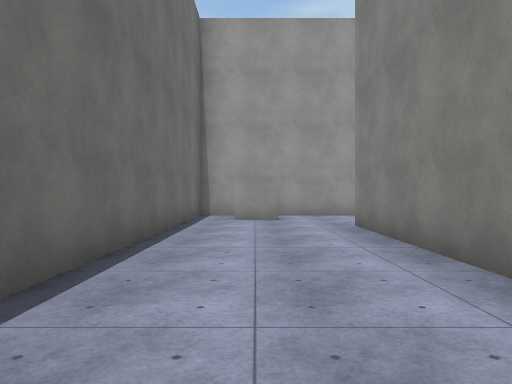
View 1 (above)

24 first-person views from a walk through a Unity game level. The camera is 1.3 m above the floor, looks level and sees 70° across. The floor is counted in squares, 2 m on a side. Each view is taken from the middle of a square. On the plan, view 1 faces up. The plan holds only what a view shows up to about 11 squares ahead; the rest is blank. Surface patterns are stand-ins for the level's own textures.

View 2
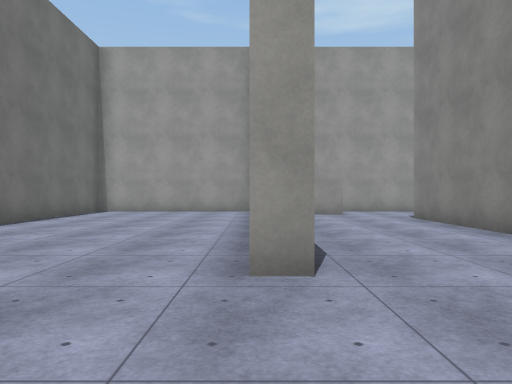

View 3
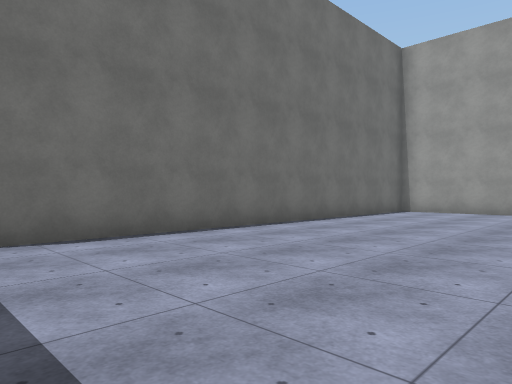

View 4
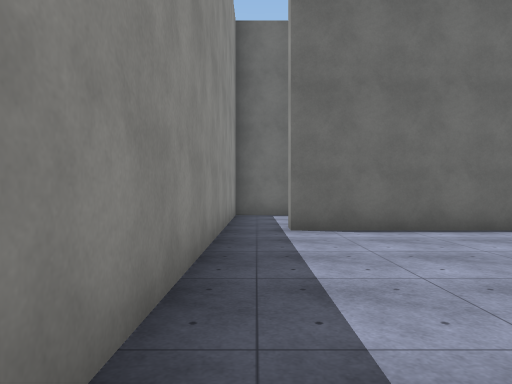

View 5
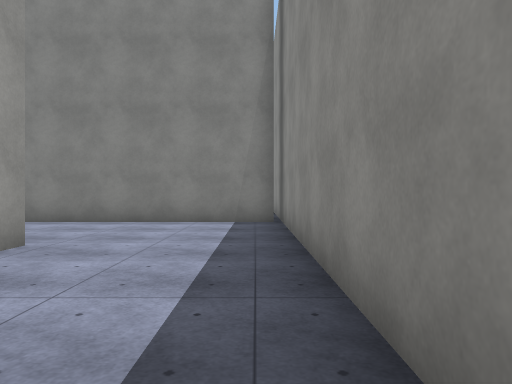

View 6
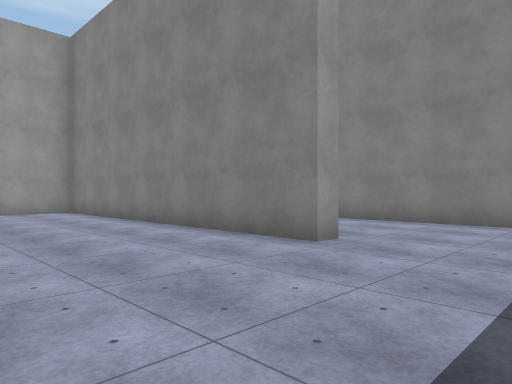

View 7
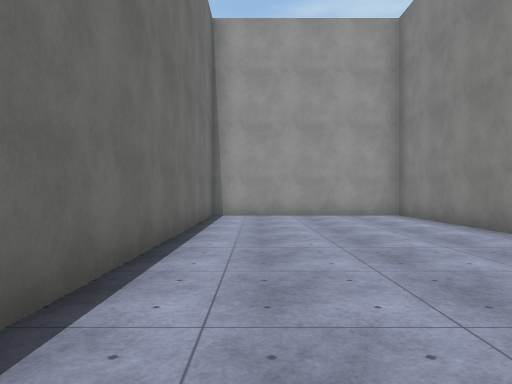

View 8
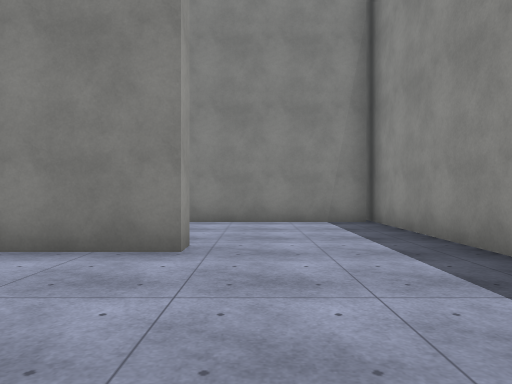

View 9
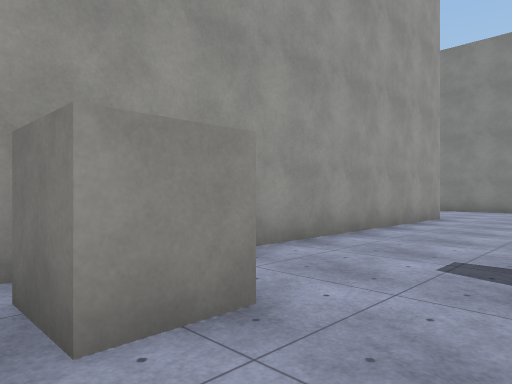

View 10
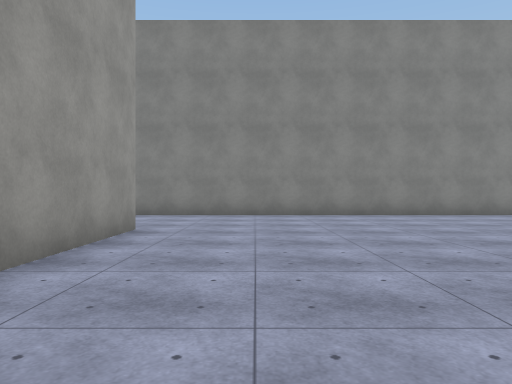

View 11
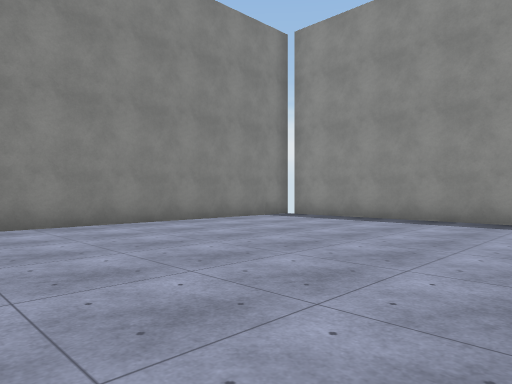

View 12
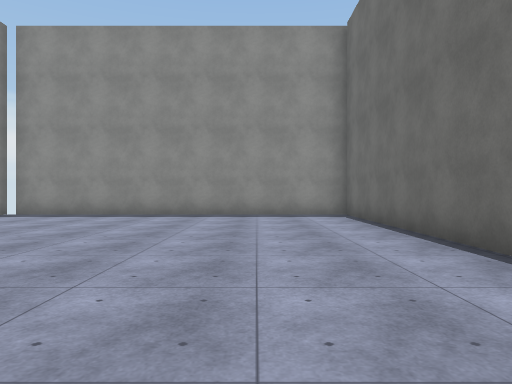

View 13
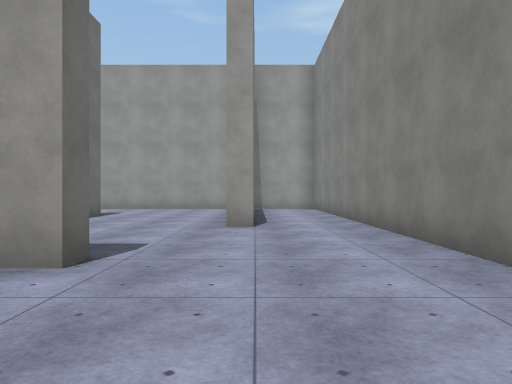

View 14
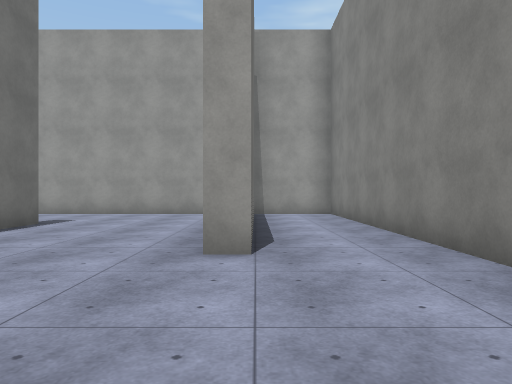

View 15
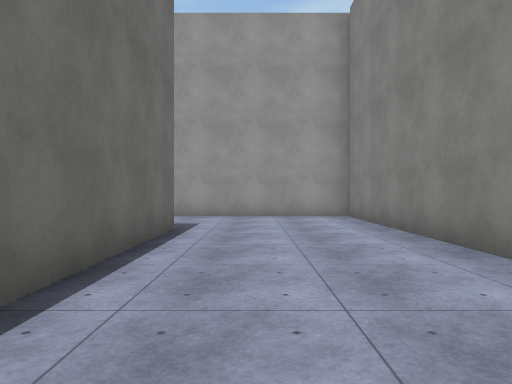

View 16
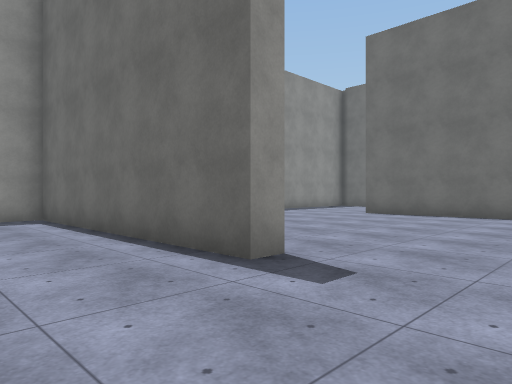

View 17
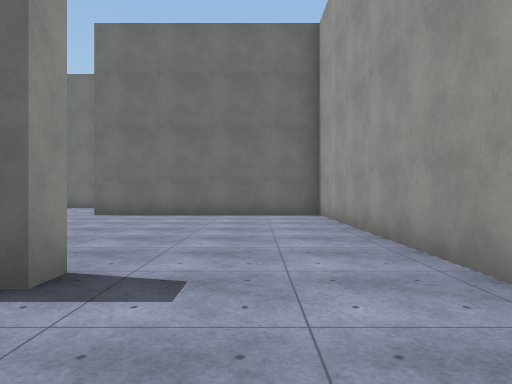

View 18
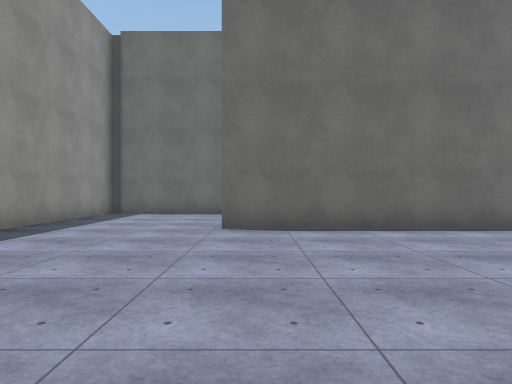

View 19
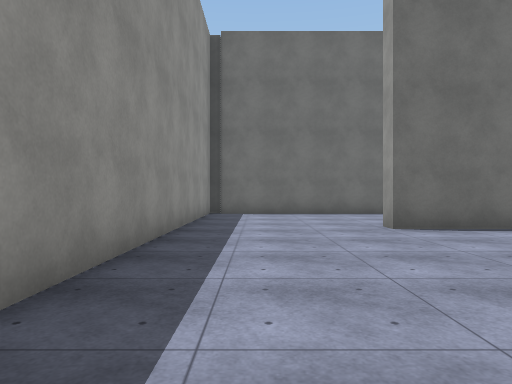

View 20
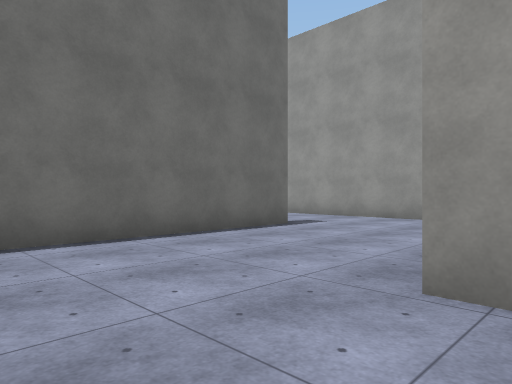

View 21
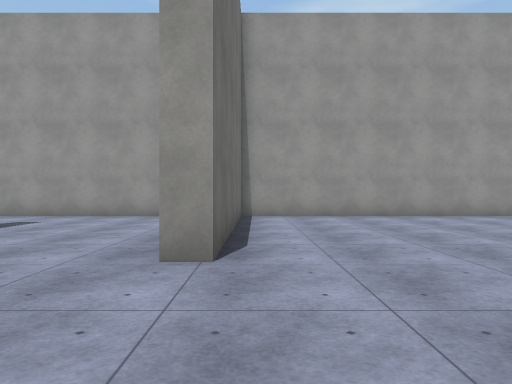

View 22
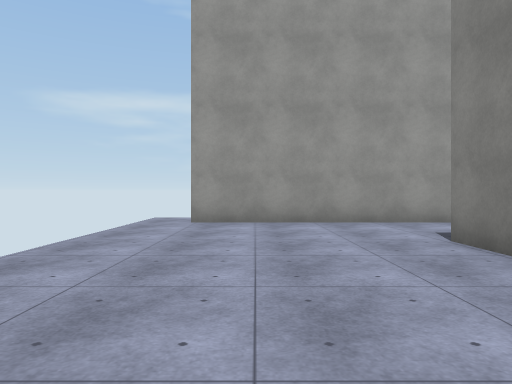

View 23
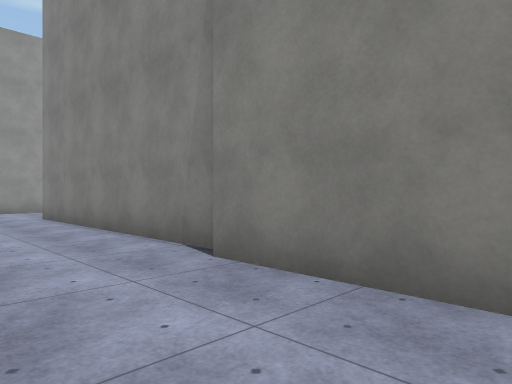

View 24
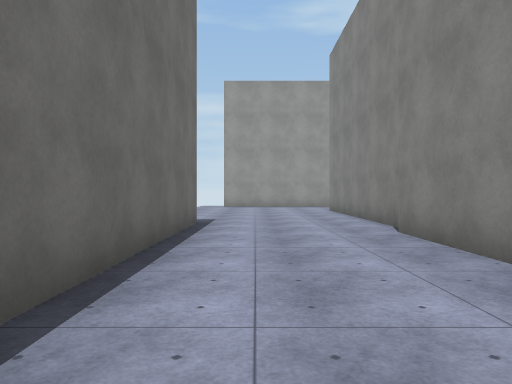

### Floor plan
Points are (right, up) in squares from view 1. A wall is a line through its corners. A room is listed if a view was taken in it or the views show most of it. See-through windows are left out.
Room 1 (views 1, 2, 3, 4, 5, 6, 7, 8, 9, 10)
walls: (-1.5, 0.8) (-2, 0.8) (-2, 10.1) (-7.2, 10.1) (-7.2, -1.5); (-7.5, -2.6) (2, -2.6); (1.9, -2.5) (1.9, 7.1); (2.5, 10.1) (-1.5, 10.1) (-1.5, 2.1)
ways out: opening at (-7, -2) to room 2; opening at (2, 8.5) to room 2
objects: other object (0, 9)
Room 2 (views 11, 12, 13, 14, 15, 16, 17, 18, 19, 20, 21, 22, 23, 24)
walls: (2.4, 4.4) (2.4, -2.4); (8.4, 10.6) (8.4, 10.1) (2.5, 10.1); (5, 17.5) (5.6, 17.5) (5.6, 10.6) (6.4, 10.6); (-7, 10.6) (2, 10.6); (-7.4, 11.2) (-7.4, 17.9); (-7.7, 8.2) (-7.7, 11); (9.5, 14.5) (9.5, 20.6); (10, 13.8) (9.4, 13.8); (-6.9, 17.9) (-6.9, 10.9); (10, 17.1) (10, 16.4); (-4.5, 20.8) (-11.5, 20.8); (-11.2, 12.8) (-11.2, 6.8); (2, -2.6) (12.2, -2.6) (12.2, 20.8) (-2.4, 20.8) (-2.4, 14.4) (-3, 14.4); (-11.2, -1) (-11.2, -2.6) (-7.5, -2.6)
ways out: opening at (-7, -2) to room 1; opening at (2, 8.5) to room 1; opening at (-12, 21); gap at (12, -3)

Positions as (right, up) in squares from view 1, and headings:
1: (0, 0), facing up
2: (-2, -2), facing up
3: (-2, -2), facing up-left
4: (-1, -2), facing left
5: (-6, -2), facing right
6: (-6, -2), facing up-right
7: (-6, 0), facing up
8: (-6, 0), facing right
9: (-1, 7), facing up-right
10: (2, 8), facing right
11: (5, 6), facing down-right
12: (5, 8), facing down
13: (10, 7), facing up
14: (10, 10), facing up
15: (7, 11), facing up
16: (8, 20), facing down-left
17: (8, 19), facing left
18: (4, 15), facing left
19: (4, 12), facing left
20: (-2, 12), facing up-left
21: (-2, 11), facing up
22: (-10, 13), facing up
23: (-10, 8), facing up-right
24: (-10, 5), facing up
